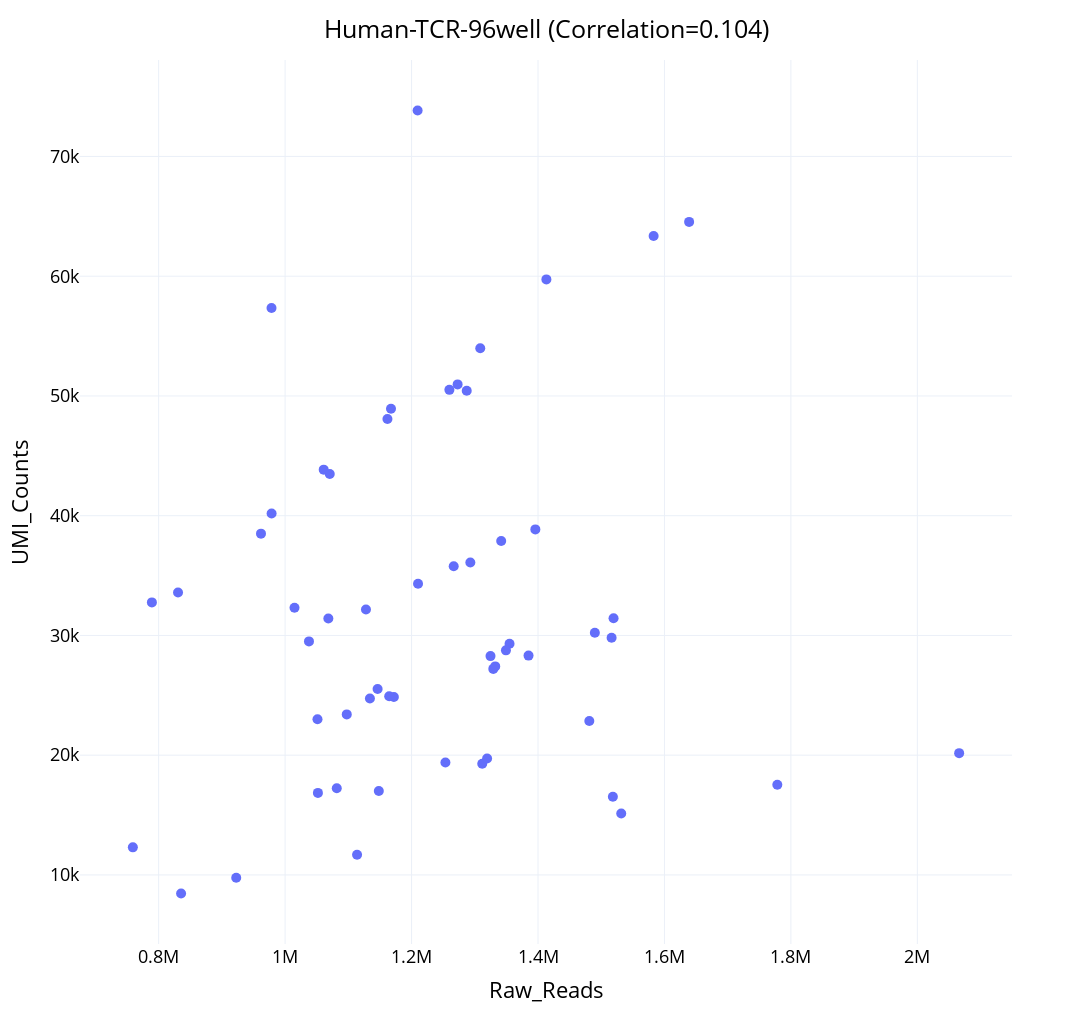

The notebook cell this image was saved under:
### Code cell
fig = px.scatter(
    df, # scatter绘制散点图
    x='Raw_Reads',    #  x轴
    y='UMI_Counts',  # y轴
    labels = calc_corr(df["Raw_Reads"], df["UMI_Counts"]),
    width=1680, height=1024,
)
fig.update_traces(marker_size=10)
fig.update_layout(title={"text":f'Human-TCR-96well (Correlation={calc_corr(df["Raw_Reads"], df["UMI_Counts"])})',
                         'y':0.98, 'x':0.5, 'xanchor': 'center', 'yanchor': 'top'},
                  xaxis_title = "Raw_Reads", yaxis_title = "UMI_Counts", font=dict(size=18,color="Black"))

fig.write_image(f"/SGRNJ06/randd/USER/cjj/celedev/vdj_bulk/20230704plot/human_tcr/scatter.png", scale=4)
#fig.show()

### Figure 1 — Plotly figure (JSON) as saved in the notebook; plotly's stock layout.template omitted (floating-point values rounded to 4 significant figures)
{"data": [{"hovertemplate": "Raw_Reads=%{x}<br>UMI_Counts=%{y}<extra></extra>", "legendgroup": "", "marker": {"color": "#636efa", "size": 10, "symbol": "circle"}, "mode": "markers", "name": "", "orientation": "v", "showlegend": false, "type": "scatter", "x": [1518422, 2066108, 1531658, 922702, 1778524, 835480, 1113815, 759202, 1311806, 1253578, 1481149, 1081731, 1319481, 1148231, 1051898, 1146307, 1519492, 1329306, 1324901, 1332350, 1516394, 1385017, 1172011, 1068389, 1489896, 1134178, 1354989, 1097525, 1164652, 1349307, 1051234, 1014891, 1341804, 1210261, 1037753, 1266692, 1395817, 1292980, 1127898, 1413252, 1070649, 1061070, 789317, 978652, 1259873, 830649, 1308673, 1209601, 1161877, 1167481, 1272868, 961872, 1582861, 1287271, 1639023, 978520], "xaxis": "x", "y": [16523, 20169, 15131, 9769, 17534, 8445, 11686, 12303, 19279, 19392, 22852, 17241, 19723, 17010, 16852, 25532, 31439, 27207, 28273, 27414, 29806, 28315, 24863, 31411, 30228, 24736, 29306, 23405, 24928, 28754, 23003, 32306, 37887, 34317, 29502, 35776, 38857, 36093, 32169, 59734, 43477, 43844, 32760, 40178, 50509, 33589, 53983, 73842, 48073, 48928, 50965, 38500, 63354, 50433, 64536, 57342], "yaxis": "y"}], "layout": {"font": {"color": "Black", "size": 18}, "height": 1024, "legend": {"tracegroupgap": 0}, "margin": {"t": 60}, "title": {"text": "Human-TCR-96well (Correlation=0.104)", "x": 0.5, "xanchor": "center", "y": 0.98, "yanchor": "top"}, "width": 1680, "xaxis": {"anchor": "y", "autorange": true, "domain": [0, 1], "range": [679900.0, 2145000.0], "title": {"text": "Raw_Reads"}, "type": "linear"}, "yaxis": {"anchor": "x", "autorange": true, "domain": [0, 1], "range": [4232.0, 78060.0], "title": {"text": "UMI_Counts"}, "type": "linear"}}}
